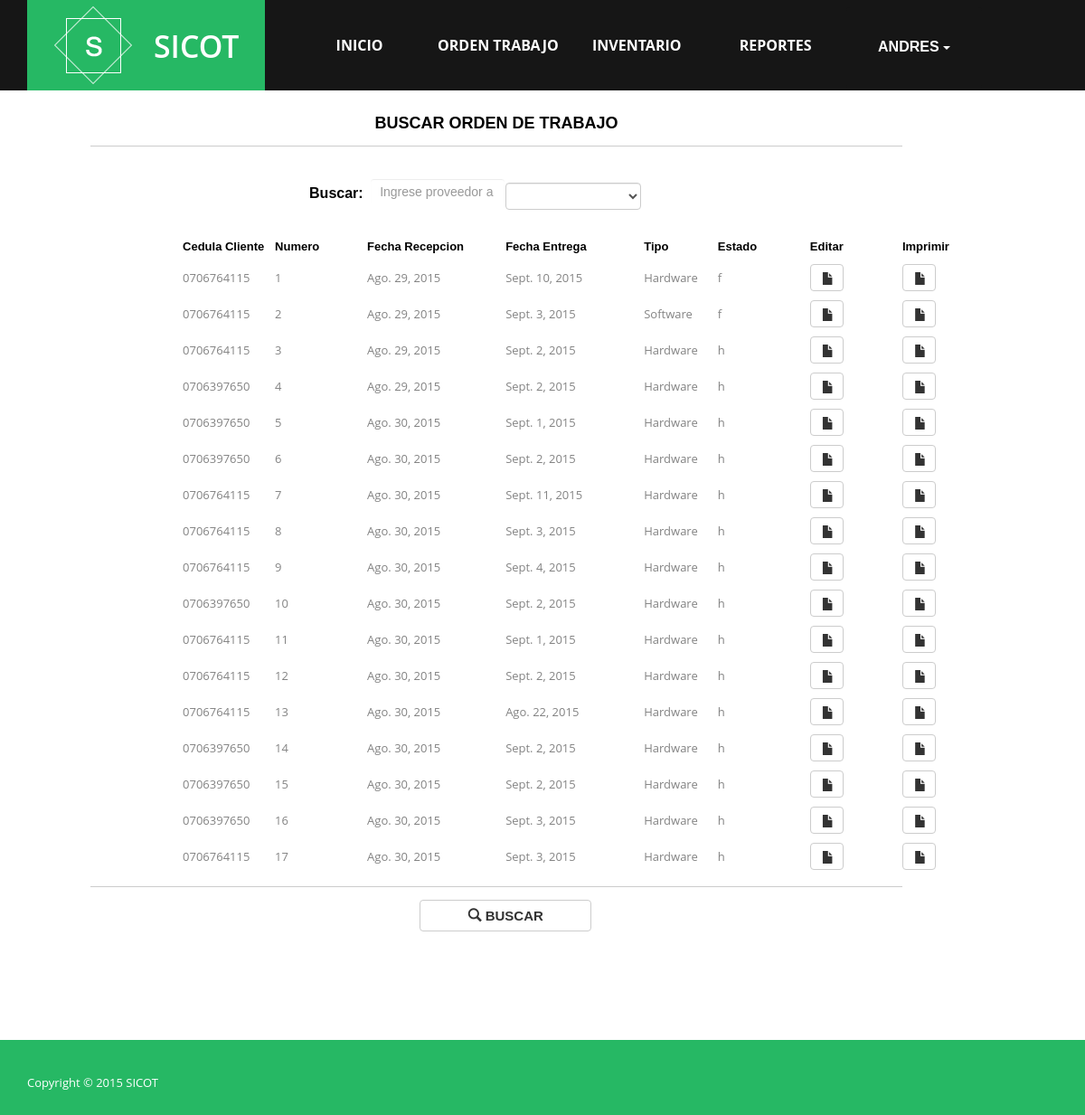
/orden/gestionarorden/buscarorden/ (signed in), run on the app's committed database.
### principal/models.py (models this page shows, shortened)
class Usuario (AbstractBaseUser,PermissionsMixin):
    usu_cedula = models.CharField(primary_key=True,max_length = 10)
    usu_nombre = models.CharField(max_length = 20)
    usu_apellido = models.CharField(max_length = 50)
    usu_correo = models.EmailField()
    is_active = models.BooleanField(default=True)
    is_staff = models.BooleanField(default=True)
    EST_CHOICES = (
            (u'a', u'Activo'),
            (u'i', u'Inactivo'),
    )
    usu_estado = models.CharField(max_length = 1, choices=EST_CHOICES, default='a')
    object=UserManager()
    USERNAME_FIELD = 'usu_cedula'
    REQUIRED_FIELDS = ['usu_correo','usu_nombre']

class OrdenTrabajo (models.Model):
    cli_cedula = models.ForeignKey(Cliente)
    ord_id = models.AutoField(primary_key=True)
    ord_numero = models.CharField(max_length=20)
    ord_fechar = models.DateField(default=date.today)
    ord_fechae = models.DateField(default=date.today)
    ord_detalle = models.CharField(max_length = 90)
    ord_servicio = models.CharField(max_length = 90,default='')
    ord_precio = models.DecimalField(decimal_places=2,max_digits=8,default=0)
    ord_tipo = models.CharField(max_length = 20)
    EST_CHOICES = (
            (u'h', u'Habilitada'),
            (u'a', u'Anulada'),
            (u'f', u'Finalizada'),
    )
    ord_estado = models.CharField(max_length = 1, choices=EST_CHOICES, default='h')

### principal/views.py (the view, shortened to what this page needs)
# urls.py: url(r'^orden/gestionarorden/buscarorden/',buscarorden, name='buscarorden'),
@login_required(login_url='/')
def buscarorden(request):
    ord=OrdenTrabajo.objects.all()
    return render_to_response('buscarorden.html',{'ord':ord},context_instance=RequestContext(request))

### templates/buscarorden.html (shortened to what this page needs)
{% extends "menu.html" %}
{% load staticfiles %}
{% block content %}
    <form  method="post" id="formulario">
        <div class="table-responsive" >
            <table width="1000" border="0"  align="center">
                <tr>
                    <td width="56" class="titulos"></td>
                    <td height="5" colspan="2" class="titulos"></td>
                    <td colspan="3"></td>
                </tr>
                <tr>
                    <td width="60">&nbsp;</td>
                    <td width="60">&nbsp;</td>
                    <td width="10">&nbsp;</td>
                    <td width="40">&nbsp;</td>
                    <td width="40">&nbsp;</td>
                    <td width="80">&nbsp;</td>
                    <td width="100">&nbsp;</td>
                    <td width="100">&nbsp;</td>
                </tr>
                <tr>
                    <td colspan="8" align="center" > <font color="black" face="Arial" size=4> <b> BUSCAR ORDEN DE TRABAJO </b></font>  </td>
                </tr>
                <tr>
                    <td colspan="8" class="titulos" height="10"><hr /></td>
                </tr>
                <tr>
                    <td>&nbsp;</td>
 <td>&nbsp;</td>
                    <td align="right" colspan="1" style="height: 30px; width: 100px" valign="middle"><label> <font color="black" face="Arial" size=3>Buscar:&nbsp;</font></label>
                    </td>
                    <td align="right" colspan="1"><br> <input type="text" name="txtBuscar" style=" width: 150px ; height: 30px ;color: black" id="txtBuscar" class="form-control" placeholder="Ingrese proveedor a buscar"> </td>
                    <td> <select  class="form-control" style="width: 150px ; height: 30px; vertical-align: middle" onchange="buscar(this)" name="cmbTipo" id="cmbTipo" SIZE=1 >
                    <option value=""></option>
                        <option value="h">Habilitada</option>
                    </select> </td>
                    <td>&nbsp;</td>
                    <td>&nbsp;</td>
                </tr>
                <tr class="table table-hover">
                    <th height="30" width="100">&nbsp;</th>
                    <th  height="30" width="100" > <font color="black" face="Arial" size=2> Cedula Cliente </font></th>
                    <th height="30"  width="70"><font color="black" face="Arial" size=2 > Numero </font></th>
                    <th height="30"  width="150"><font color="black" face="Arial" size=2> Fecha Recepcion </font></th>
                    <th height="30"width="150"><font color="black" face="Arial" size=2> Fecha Entrega </font></th>
                    <th height="30"  width="50"><font color="black" face="Arial" size=2> Tipo </font></th>
                    <th height="30"  width="100"><font color="black" face="Arial" size=2> Estado </font></th>
                    <th height="30"  width="100"><font color="black" face="Arial" size=2> Editar </font></th>
                    <th height="30"  width="100"><font color="black" face="Arial" size=2> Imprimir </font></th>
                </tr>
                {% for item in ord %}
                    <tbody class="table table-hover">
                    <tr id="tr{{ item.id }}">
                        <td  height="40"></td>
                        <td  height="40" >{{ item.cli_cedula_id}}</td>
                        <td  height="40" >{{ item.ord_numero }}</td>
                        <td  height="40" >{{ item.ord_fechar }}</td>
                        <td  height="40" >{{ item.ord_fechae }}</td>
                        <td  height="40" >{{ item.ord_tipo }}</td>
                        <td  height="40" >{{ item.ord_estado}}</td>
                        <td  height="30">
                            <button style="height: 30px; width: 37px" aria-label="Left Align" class="btn btn-default" type="button" onclick="window.location.href='{% url 'modificarorden' item.ord_id %}'" >
                                <span class="glyphicon glyphicon-file" aria-hidden="true" > </span>
                            </button>
                        </td>
                        <td  height="30">
                            <button style="height: 30px; width: 37px" aria-label="Left Align" class="btn btn-default" type="button" onclick="  window.open('{% url 'imprimirorden' item.ord_id %}','_blank')  " >
                                <span class="glyphicon glyphicon-file" aria-hidden="true" > </span>
                            </button>
                        </td>
                    </tr>
                    </tbody>
                {% endfor %}
                <tr>
                    <td colspan="8" class="titulos" height="10"><hr /></td>
                </tr>
                <tr>
                    <td>&nbsp;</td>
                    <td>&nbsp;</td>
                    <td>&nbsp;</td>
                    <td colspan="2" align="center" > <button type="submit" style="font-size: 15px; width: 190px"   class="btn btn-default" aria-label="Left Align"  >
                        <span class="glyphicon glyphicon-search" aria-hidden="true" > </span>  <b> BUSCAR  </b>
                    </button> </td>
                    <td>&nbsp;</td>
                    <td>&nbsp;</td>
                    <td>&nbsp;</td>
                </tr>
            </table>
        </div>
    </form>
{% endblock content %}

### templates/menu.html (shortened to what this page needs)
<!DOCTYPE html>
<html>
<head>
    {% load staticfiles %}
    {% block css %}
        <link rel="stylesheet" href="{% static 'css/bootstrap.min.css' %}">
        <link rel="stylesheet" href="{% static 'css/normalize.min.css' %}">
        <link rel="stylesheet" href="{% static 'css/animate.css' %}">
        <link rel="stylesheet" href="{% static 'css/font-awesome.min.css' %}">
        <link rel="stylesheet" href="{% static 'css/templatemo_misc.css' %}">
        <link rel="stylesheet" href="{% static 'css/templatemo_style.css' %}">
        <link rel="stylesheet" href="{% static 'css/formulario.css' %}">
    {% endblock css %}
</head>
<body>
<div id="front">
        <div class="site-header">
            <div class="container">
                <div class="row">
                    <div class="col-md-3 col-sm-10 col-xs-20">
                        <div id="templatemo_logo">
                            <h1><a href="{% url 'inicio' %}">SICOT</a></h1>
                        </div>
                    </div>
                    <div class="col-md-8 col-sm-20 col-xs-20">
                        <div class="main-menu">
                            <ul >
                                <li><a href="{% url 'inicio' %}">Inicio</a></li>
                                <li><a href="{% url 'orden' %}">Orden Trabajo</a></li>
                                <li><a href="{% url 'inventario' %}">Inventario</a></li>
                                <li><a href="{% url 'reporte' %}">Reportes</a></li>
                                <div class="btn-group">
                                  <button id="btnuser" style="font-size: 16px; width: 150px ;height: 90px; border: 0px; background: #161616; color: #ffffff" type="button" class="btn btn-default dropdown-toggle" data-toggle="dropdown" aria-haspopup="true" aria-expanded="false">
                                   <b>  {{ user.usu_nombre|upper}}  </b> <span class="caret"></span>
                                  </button>
                                </div>
                            </ul>
                        </div>
                    </div>
                </div>
            </div>
        </div>
    </div>
<div id="contenido" >
    {% block content %}  {% endblock content %}
</div>
</body>
<div class="site-footer">
        <div class="container">
            <div class="row">
                <div class="col-md-6 col-sm-6">
                    <span >
                    	Copyright &copy; 2015 <a href="#">SICOT</a>
                    </span>
                </div>
            </div>
        </div>
    </div>
</html>

### static/css/templatemo_style.css (style rules this page uses)
html, button, input, select, textarea { color: #222; }
hr { display: block; height: 1px; border: 0; border-top: 1px solid #ccc; margin: 1em 0; padding: 0; }
.main-menu ul, .site-slider ul, ul.social { padding: 0; margin: 0; list-style: none; }
form input[type="text"], form input[type="email"], form input[type="number"], form input[type="password"] { background: #fff; border: 1px solid #fff; padding: 7px 10px; width: 60%; }
html, body { font-size: 100%; width: 100%; height: 100%; -webkit-font-smoothing: antialiased; -moz-osx-font-smoothing: grayscale; vertical-align: baseline; }
body { font: 13px/21px "Open Sans", Arial, sans-serif; color: #838383; background-color: white; }
a { color: #26b864; text-decoration: none !important; -webkit-transition: all 200ms ease-in; -moz-transition: all 200ms ease-in; -ms-transition: all 200ms ease-in; -o-transition: all 200ms ease-in; transition: all 200ms ease-in; }
h1, h2, h3, h4, h5, h6 { font-family: "Open Sans", Arial, sans-serif; color: #444444; }
h1 { font-size: 2.6em; }
*, *:before, *:after { -moz-box-sizing: border-box; -webkit-box-sizing: border-box; box-sizing: border-box; }
.site-header { position: static; min-height: 100px; height: 100px; width: 100%; z-index: 9999; background-color: #161616; }
#templatemo_logo { background-color: #26b864; background-image: url(../images/templatemo_logo.png); background-repeat: no-repeat; background-position: 30px center; height: 100px; display: block; }
#templatemo_logo h1 { margin: 0; text-transform: uppercase; font-weight: 600; line-height: 102px; display: block; }
#templatemo_logo h1 a { margin-left: 140px; color: white; display: block; }
.main-menu { text-align: left; position: relative; width: 900px; }
.main-menu ul { position: absolute; background-color: #161616; width: 100%; }
.main-menu ul li { display: inline-block; width: 150px; text-align: center; line-height: 100px; }
.main-menu ul li a { color: white; font-weight: 700; font-size: 16px; text-transform: uppercase; outline: 0; border: 0; display: block; }
input, textarea { margin-bottom: 30px; background-color: #f6f7f8; padding: 14px; font-size: 14px; color: #838383; outline: 0; border: 0; border-bottom: 1px solid #b5c1c9; width: 100%; }
.site-footer { margin-top: 120px; background-color: #26b864; color: white; padding: 25px 0; }
.site-footer a { color: white; }
.site-footer span { margin-top: 12px; display: block; }

### data on the page
Usuario: usu_nombre "ANDRES"
OrdenTrabajo: cli_cedula_id "0706764115", ord_numero "1", ord_fechar "Ago. 29, 2015", ord_fechae "Sept. 10, 2015", ord_tipo "Hardware", ord_estado "f"
OrdenTrabajo: cli_cedula_id "0706764115", ord_numero "2", ord_fechar "Ago. 29, 2015", ord_fechae "Sept. 3, 2015", ord_tipo "Software", ord_estado "f"
OrdenTrabajo: cli_cedula_id "0706764115", ord_numero "3", ord_fechar "Ago. 29, 2015", ord_fechae "Sept. 2, 2015", ord_tipo "Hardware", ord_estado "h"
OrdenTrabajo: cli_cedula_id "0706397650", ord_numero "4", ord_fechar "Ago. 29, 2015", ord_fechae "Sept. 2, 2015", ord_tipo "Hardware", ord_estado "h"
OrdenTrabajo: cli_cedula_id "0706397650", ord_numero "5", ord_fechar "Ago. 30, 2015", ord_fechae "Sept. 1, 2015", ord_tipo "Hardware", ord_estado "h"
OrdenTrabajo: cli_cedula_id "0706397650", ord_numero "6", ord_fechar "Ago. 30, 2015", ord_fechae "Sept. 2, 2015", ord_tipo "Hardware", ord_estado "h"
OrdenTrabajo: cli_cedula_id "0706764115", ord_numero "7", ord_fechar "Ago. 30, 2015", ord_fechae "Sept. 11, 2015", ord_tipo "Hardware", ord_estado "h"
OrdenTrabajo: cli_cedula_id "0706764115", ord_numero "8", ord_fechar "Ago. 30, 2015", ord_fechae "Sept. 3, 2015", ord_tipo "Hardware", ord_estado "h"
OrdenTrabajo: cli_cedula_id "0706764115", ord_numero "9", ord_fechar "Ago. 30, 2015", ord_fechae "Sept. 4, 2015", ord_tipo "Hardware", ord_estado "h"
OrdenTrabajo: cli_cedula_id "0706397650", ord_numero "10", ord_fechar "Ago. 30, 2015", ord_fechae "Sept. 2, 2015", ord_tipo "Hardware", ord_estado "h"
OrdenTrabajo: cli_cedula_id "0706764115", ord_numero "11", ord_fechar "Ago. 30, 2015", ord_fechae "Sept. 1, 2015", ord_tipo "Hardware", ord_estado "h"
OrdenTrabajo: cli_cedula_id "0706764115", ord_numero "12", ord_fechar "Ago. 30, 2015", ord_fechae "Sept. 2, 2015", ord_tipo "Hardware", ord_estado "h"
OrdenTrabajo: cli_cedula_id "0706764115", ord_numero "13", ord_fechar "Ago. 30, 2015", ord_fechae "Ago. 22, 2015", ord_tipo "Hardware", ord_estado "h"
OrdenTrabajo: cli_cedula_id "0706397650", ord_numero "14", ord_fechar "Ago. 30, 2015", ord_fechae "Sept. 2, 2015", ord_tipo "Hardware", ord_estado "h"
OrdenTrabajo: cli_cedula_id "0706397650", ord_numero "15", ord_fechar "Ago. 30, 2015", ord_fechae "Sept. 2, 2015", ord_tipo "Hardware", ord_estado "h"
OrdenTrabajo: cli_cedula_id "0706397650", ord_numero "16", ord_fechar "Ago. 30, 2015", ord_fechae "Sept. 3, 2015", ord_tipo "Hardware", ord_estado "h"
OrdenTrabajo: cli_cedula_id "0706764115", ord_numero "17", ord_fechar "Ago. 30, 2015", ord_fechae "Sept. 3, 2015", ord_tipo "Hardware", ord_estado "h"
